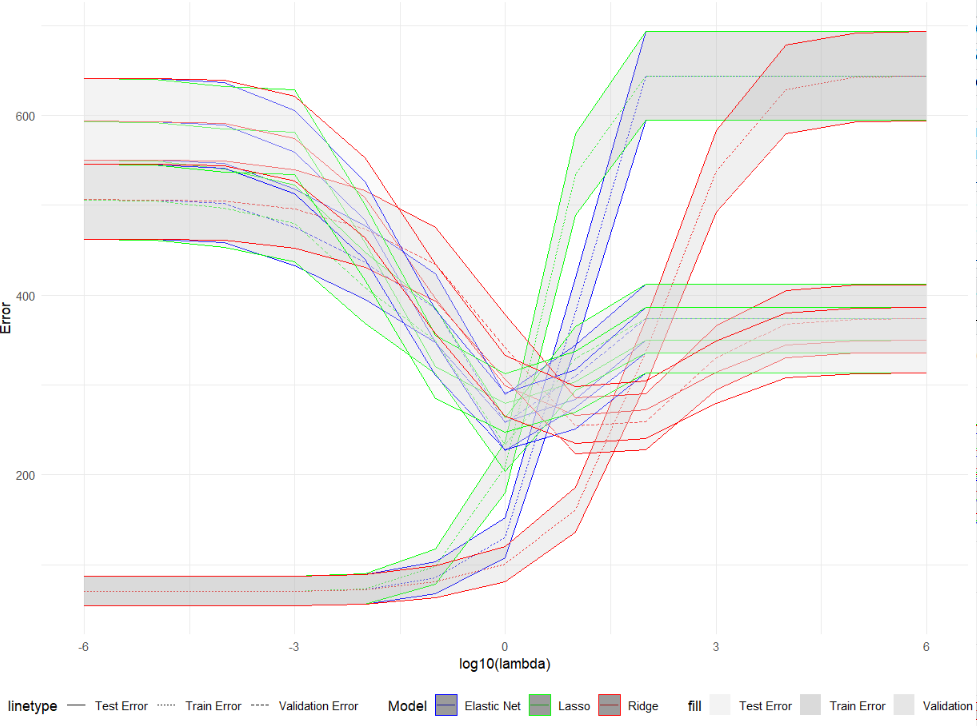

This figure's R source:

  # Load necessary libraries
  library(readxl)
library(dplyr)
library(tidyr)
library(caret)
library(glmnet)
library(ggplot2)
library(reshape2)

# Load the data
setwd("C:/Users/Karan/Desktop/Dissertation")
data <- read_excel("Player_Valuation.xlsx")

# Remove rows with missing values
data_clean <- na.omit(data)

# Separate predictors and response
X <- data_clean %>% select(-Ranking, -Player, -Market_Value)
y <- data_clean$Market_Value

# Encode categorical variables
X_encoded <- model.matrix(~., data = X)

prop_train_examples <- 0.6

# Split the data
set.seed(42)
trainIndex <- createDataPartition(y, p = prop_train_examples, list = FALSE)
X_train_val <- X_encoded[trainIndex,]
y_train_val <- y[trainIndex]
X_test <- X_encoded[-trainIndex,]
y_test <- y[-trainIndex]

trainIndex <- createDataPartition(y_train_val, p = 0.75, list = FALSE)
X_train <- X_train_val[trainIndex,]
y_train <- as.matrix(y_train_val[trainIndex])
X_val <- X_train_val[-trainIndex,]
y_val <- y_train_val[-trainIndex]

# Range of lambda values
lambdas <- 10^seq(-6, 6, by = 1)

# Data frame to store results
ridge_results <- data.frame()
lasso_results <- data.frame()
en_results <- data.frame()

# Loop through lambda values
for (alpha in lambdas) {
  model <- glmnet(X_train, y_train, alpha = 0.3, lambda = alpha)
  
  # Train, Validation, and Test Errors
  train_pred <- predict(model, X_train)
  val_pred <- predict(model, X_val)
  test_pred <- predict(model, X_test)
  
  train_error <- mean((y_train - train_pred)^2)
  val_error <- mean((y_val - val_pred)^2)
  test_error <- mean((y_test - test_pred)^2)
  
  # Bias Squared and Variance
  bias_sq <- mean((y_train - train_pred)^2)
  variance <- mean((train_pred - mean(train_pred))^2)
  
  # Add to results data frame
  en_results <- rbind(en_results, data.frame(Lambda=alpha, TrainError=train_error, ValError=val_error, TestError=test_error, BiasSquared=bias_sq, Variance=variance))
}

for (alpha in lambdas) {
  model <- glmnet(X_train, y_train, alpha = 0, lambda = alpha)
  
  # Train, Validation, and Test Errors
  train_pred <- predict(model, X_train)
  val_pred <- predict(model, X_val)
  test_pred <- predict(model, X_test)
  
  train_error <- mean((y_train - train_pred)^2)
  val_error <- mean((y_val - val_pred)^2)
  test_error <- mean((y_test - test_pred)^2)
  
  # Bias Squared and Variance
  bias_sq <- mean((y_train - train_pred)^2)
  variance <- mean((train_pred - mean(train_pred))^2)
  
  # Add to results data frame
  ridge_results <- rbind(ridge_results, data.frame(Lambda=alpha, TrainError=train_error, ValError=val_error, TestError=test_error, BiasSquared=bias_sq, Variance=variance))
}

for (alpha in lambdas) {
  model <- glmnet(X_train, y_train, alpha = 1, lambda = alpha)
  
  # Train, Validation, and Test Errors
  train_pred <- predict(model, X_train)
  val_pred <- predict(model, X_val)
  test_pred <- predict(model, X_test)
  
  train_error <- mean((y_train - train_pred)^2)
  val_error <- mean((y_val - val_pred)^2)
  test_error <- mean((y_test - test_pred)^2)
  
  # Bias Squared and Variance
  bias_sq <- mean((y_train - train_pred)^2)
  variance <- mean((train_pred - mean(train_pred))^2)
  
  # Add to results data frame
  lasso_results <- rbind(lasso_results, data.frame(Lambda=alpha, TrainError=train_error, ValError=val_error, TestError=test_error, BiasSquared=bias_sq, Variance=variance))
}

# Add a new column to indicate the type of model
ridge_results$Model <- "Ridge"
lasso_results$Model <- "Lasso"
en_results$Model <- "Elastic Net"

# Combine the data frames
all_results <- rbind(ridge_results, lasso_results, en_results)

# Plot Train, Validation, and Test Errors vs Lambda (with confidence bands)
ggplot(all_results, aes(x=log10(Lambda), color=Model, shape=Model)) +
  geom_line(aes(y=TrainError, linetype="Train Error")) +
  geom_line(aes(y=ValError, linetype="Validation Error")) +
  geom_line(aes(y=TestError, linetype="Test Error")) +
  geom_ribbon(aes(ymin=TrainError-1.96*sqrt(TrainError), ymax=TrainError+1.96*sqrt(TrainError), fill="Train Error"), alpha=0.2) +
  geom_ribbon(aes(ymin=ValError-1.96*sqrt(ValError), ymax=ValError+1.96*sqrt(ValError), fill="Validation Error"), alpha=0.2) +
  geom_ribbon(aes(ymin=TestError-1.96*sqrt(TestError), ymax=TestError+1.96*sqrt(TestError), fill="Test Error"), alpha=0.2) +
  scale_color_manual(values = c("Ridge" = "red", "Lasso" = "green", "Elastic Net" = "blue")) +
  scale_shape_manual(values = c("Ridge" = 16, "Lasso" = 17, "Elastic Net" = 18)) +
  scale_fill_manual(values = c("Train Error" = "grey70", "Validation Error" = "grey80", "Test Error" = "grey90")) +
  labs(x = "log10(lambda)", y = "Error", title = "Mean Train, Validation, and Test Errors with Confidence Bands") +
  theme_minimal() +
  theme(legend.position="bottom")
